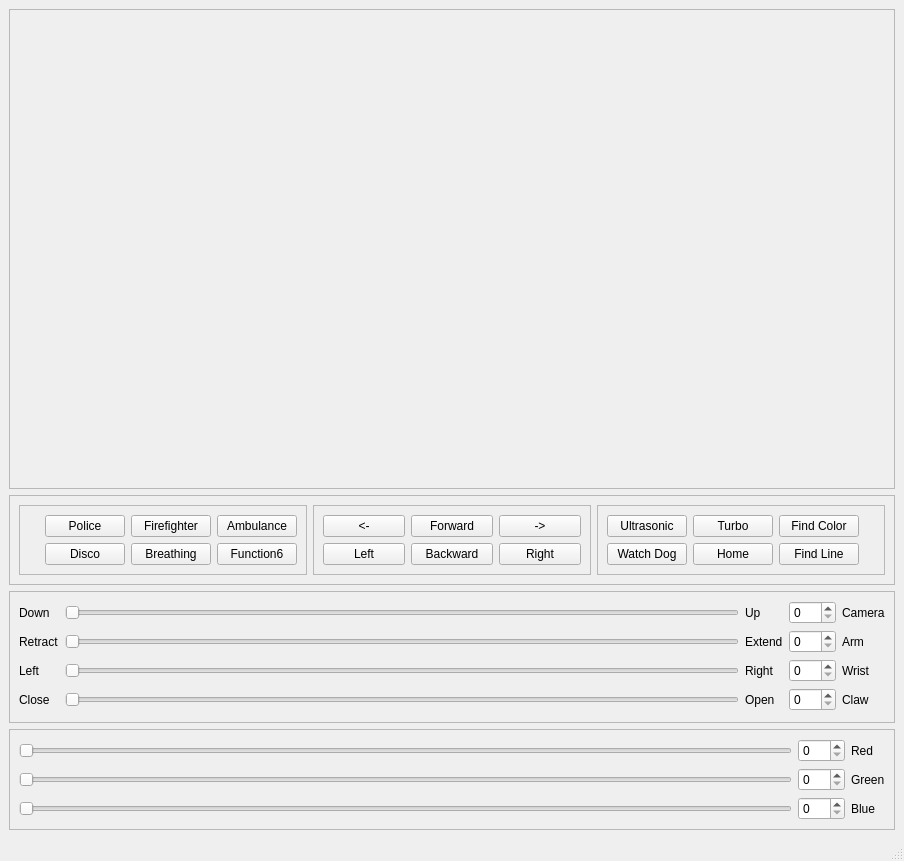
<?xml version="1.0" encoding="UTF-8"?>
<ui version="4.0">
 <class>AdeeptGUI</class>
 <widget class="QMainWindow" name="AdeeptGUI">
  <property name="geometry">
   <rect>
    <x>0</x>
    <y>0</y>
    <width>904</width>
    <height>861</height>
   </rect>
  </property>
  <property name="sizePolicy">
   <sizepolicy hsizetype="MinimumExpanding" vsizetype="MinimumExpanding">
    <horstretch>0</horstretch>
    <verstretch>0</verstretch>
   </sizepolicy>
  </property>
  <property name="windowTitle">
   <string>Adeept Robot Controller</string>
  </property>
  <widget class="QWidget" name="centralwidget">
   <property name="sizePolicy">
    <sizepolicy hsizetype="MinimumExpanding" vsizetype="MinimumExpanding">
     <horstretch>0</horstretch>
     <verstretch>0</verstretch>
    </sizepolicy>
   </property>
   <layout class="QVBoxLayout" name="verticalLayout">
    <item>
     <widget class="QFrame" name="frame_2">
      <property name="minimumSize">
       <size>
        <width>640</width>
        <height>480</height>
       </size>
      </property>
      <property name="frameShape">
       <enum>QFrame::StyledPanel</enum>
      </property>
      <property name="frameShadow">
       <enum>QFrame::Raised</enum>
      </property>
     </widget>
    </item>
    <item>
     <widget class="QFrame" name="frame_3">
      <property name="sizePolicy">
       <sizepolicy hsizetype="MinimumExpanding" vsizetype="Fixed">
        <horstretch>0</horstretch>
        <verstretch>0</verstretch>
       </sizepolicy>
      </property>
      <property name="frameShape">
       <enum>QFrame::StyledPanel</enum>
      </property>
      <property name="frameShadow">
       <enum>QFrame::Raised</enum>
      </property>
      <layout class="QHBoxLayout" name="horizontalLayout">
       <item>
        <widget class="QFrame" name="frame_5">
         <property name="sizePolicy">
          <sizepolicy hsizetype="MinimumExpanding" vsizetype="MinimumExpanding">
           <horstretch>0</horstretch>
           <verstretch>0</verstretch>
          </sizepolicy>
         </property>
         <property name="frameShape">
          <enum>QFrame::StyledPanel</enum>
         </property>
         <property name="frameShadow">
          <enum>QFrame::Raised</enum>
         </property>
         <layout class="QVBoxLayout" name="verticalLayout_2">
          <property name="leftMargin">
           <number>25</number>
          </property>
          <item>
           <layout class="QGridLayout" name="gridLayout_2">
            <item row="1" column="2">
             <widget class="QPushButton" name="pushButton_3">
              <property name="text">
               <string>Function6</string>
              </property>
             </widget>
            </item>
            <item row="1" column="1">
             <widget class="QPushButton" name="pushButton_2">
              <property name="text">
               <string>Breathing</string>
              </property>
             </widget>
            </item>
            <item row="0" column="2">
             <widget class="QPushButton" name="pushButton_6">
              <property name="text">
               <string>Ambulance</string>
              </property>
             </widget>
            </item>
            <item row="0" column="1">
             <widget class="QPushButton" name="pushButton_5">
              <property name="text">
               <string>Firefighter</string>
              </property>
             </widget>
            </item>
            <item row="0" column="0">
             <widget class="QPushButton" name="pushButton_4">
              <property name="text">
               <string>Police</string>
              </property>
             </widget>
            </item>
            <item row="1" column="0">
             <widget class="QPushButton" name="pushButton">
              <property name="text">
               <string>Disco</string>
              </property>
             </widget>
            </item>
           </layout>
          </item>
         </layout>
        </widget>
       </item>
       <item>
        <widget class="QFrame" name="frame_7">
         <property name="sizePolicy">
          <sizepolicy hsizetype="MinimumExpanding" vsizetype="MinimumExpanding">
           <horstretch>0</horstretch>
           <verstretch>0</verstretch>
          </sizepolicy>
         </property>
         <property name="frameShape">
          <enum>QFrame::StyledPanel</enum>
         </property>
         <property name="frameShadow">
          <enum>QFrame::Raised</enum>
         </property>
         <layout class="QVBoxLayout" name="verticalLayout_3">
          <item>
           <layout class="QGridLayout" name="gridLayout_5">
            <item row="0" column="0">
             <widget class="QPushButton" name="pushButton_16">
              <property name="text">
               <string>&lt;-</string>
              </property>
             </widget>
            </item>
            <item row="0" column="1">
             <widget class="QPushButton" name="pushButton_17">
              <property name="text">
               <string>Forward</string>
              </property>
             </widget>
            </item>
            <item row="0" column="2">
             <widget class="QPushButton" name="pushButton_14">
              <property name="text">
               <string>-&gt;</string>
              </property>
             </widget>
            </item>
            <item row="1" column="0">
             <widget class="QPushButton" name="pushButton_18">
              <property name="text">
               <string>Left</string>
              </property>
             </widget>
            </item>
            <item row="1" column="1">
             <widget class="QPushButton" name="pushButton_15">
              <property name="text">
               <string>Backward</string>
              </property>
             </widget>
            </item>
            <item row="1" column="2">
             <widget class="QPushButton" name="pushButton_13">
              <property name="text">
               <string>Right</string>
              </property>
             </widget>
            </item>
           </layout>
          </item>
         </layout>
        </widget>
       </item>
       <item>
        <widget class="QFrame" name="frame_6">
         <property name="sizePolicy">
          <sizepolicy hsizetype="MinimumExpanding" vsizetype="MinimumExpanding">
           <horstretch>0</horstretch>
           <verstretch>0</verstretch>
          </sizepolicy>
         </property>
         <property name="frameShape">
          <enum>QFrame::StyledPanel</enum>
         </property>
         <property name="frameShadow">
          <enum>QFrame::Raised</enum>
         </property>
         <layout class="QVBoxLayout" name="verticalLayout_4">
          <property name="rightMargin">
           <number>25</number>
          </property>
          <item>
           <layout class="QGridLayout" name="gridLayout_3">
            <item row="0" column="0">
             <widget class="QPushButton" name="pushButton_10">
              <property name="text">
               <string>Ultrasonic</string>
              </property>
             </widget>
            </item>
            <item row="0" column="1">
             <widget class="QPushButton" name="pushButton_11">
              <property name="text">
               <string>Turbo</string>
              </property>
             </widget>
            </item>
            <item row="0" column="2">
             <widget class="QPushButton" name="pushButton_8">
              <property name="text">
               <string>Find Color</string>
              </property>
             </widget>
            </item>
            <item row="1" column="0">
             <widget class="QPushButton" name="pushButton_12">
              <property name="text">
               <string>Watch Dog</string>
              </property>
             </widget>
            </item>
            <item row="1" column="1">
             <widget class="QPushButton" name="pushButton_9">
              <property name="text">
               <string>Home</string>
              </property>
             </widget>
            </item>
            <item row="1" column="2">
             <widget class="QPushButton" name="pushButton_7">
              <property name="text">
               <string>Find Line</string>
              </property>
             </widget>
            </item>
           </layout>
          </item>
         </layout>
        </widget>
       </item>
      </layout>
     </widget>
    </item>
    <item>
     <widget class="QFrame" name="frame_4">
      <property name="frameShape">
       <enum>QFrame::StyledPanel</enum>
      </property>
      <property name="frameShadow">
       <enum>QFrame::Raised</enum>
      </property>
      <layout class="QGridLayout" name="gridLayout_4">
       <item row="0" column="0">
        <widget class="QLabel" name="label_15">
         <property name="text">
          <string>Down</string>
         </property>
        </widget>
       </item>
       <item row="0" column="1">
        <widget class="QSlider" name="horizontalSlider_7">
         <property name="maximum">
          <number>255</number>
         </property>
         <property name="orientation">
          <enum>Qt::Horizontal</enum>
         </property>
        </widget>
       </item>
       <item row="0" column="2">
        <widget class="QLabel" name="label_13">
         <property name="text">
          <string>Up</string>
         </property>
        </widget>
       </item>
       <item row="0" column="3">
        <widget class="QSpinBox" name="spinBox_7">
         <property name="maximum">
          <number>255</number>
         </property>
        </widget>
       </item>
       <item row="0" column="4">
        <widget class="QLabel" name="label_14">
         <property name="text">
          <string>Camera</string>
         </property>
        </widget>
       </item>
       <item row="1" column="0">
        <widget class="QLabel" name="label_16">
         <property name="text">
          <string>Retract</string>
         </property>
        </widget>
       </item>
       <item row="1" column="1">
        <widget class="QSlider" name="horizontalSlider_8">
         <property name="maximum">
          <number>255</number>
         </property>
         <property name="orientation">
          <enum>Qt::Horizontal</enum>
         </property>
        </widget>
       </item>
       <item row="1" column="2">
        <widget class="QLabel" name="label_17">
         <property name="text">
          <string>Extend</string>
         </property>
        </widget>
       </item>
       <item row="1" column="3">
        <widget class="QSpinBox" name="spinBox_8">
         <property name="maximum">
          <number>255</number>
         </property>
        </widget>
       </item>
       <item row="1" column="4">
        <widget class="QLabel" name="label_18">
         <property name="text">
          <string>Arm</string>
         </property>
        </widget>
       </item>
       <item row="2" column="0">
        <widget class="QLabel" name="label_19">
         <property name="text">
          <string>Left</string>
         </property>
        </widget>
       </item>
       <item row="2" column="1">
        <widget class="QSlider" name="horizontalSlider_9">
         <property name="maximum">
          <number>255</number>
         </property>
         <property name="orientation">
          <enum>Qt::Horizontal</enum>
         </property>
        </widget>
       </item>
       <item row="2" column="2">
        <widget class="QLabel" name="label_20">
         <property name="text">
          <string>Right</string>
         </property>
        </widget>
       </item>
       <item row="2" column="3">
        <widget class="QSpinBox" name="spinBox_9">
         <property name="maximum">
          <number>255</number>
         </property>
        </widget>
       </item>
       <item row="2" column="4">
        <widget class="QLabel" name="label_21">
         <property name="text">
          <string>Wrist</string>
         </property>
        </widget>
       </item>
       <item row="3" column="0">
        <widget class="QLabel" name="label_23">
         <property name="text">
          <string>Close</string>
         </property>
        </widget>
       </item>
       <item row="3" column="1">
        <widget class="QSlider" name="horizontalSlider_10">
         <property name="maximum">
          <number>255</number>
         </property>
         <property name="orientation">
          <enum>Qt::Horizontal</enum>
         </property>
        </widget>
       </item>
       <item row="3" column="2">
        <widget class="QLabel" name="label_22">
         <property name="text">
          <string>Open</string>
         </property>
        </widget>
       </item>
       <item row="3" column="3">
        <widget class="QSpinBox" name="spinBox_10">
         <property name="maximum">
          <number>255</number>
         </property>
        </widget>
       </item>
       <item row="3" column="4">
        <widget class="QLabel" name="label_24">
         <property name="text">
          <string>Claw</string>
         </property>
        </widget>
       </item>
      </layout>
     </widget>
    </item>
    <item>
     <widget class="QFrame" name="frame">
      <property name="sizePolicy">
       <sizepolicy hsizetype="MinimumExpanding" vsizetype="Fixed">
        <horstretch>0</horstretch>
        <verstretch>0</verstretch>
       </sizepolicy>
      </property>
      <property name="frameShape">
       <enum>QFrame::StyledPanel</enum>
      </property>
      <property name="frameShadow">
       <enum>QFrame::Raised</enum>
      </property>
      <layout class="QGridLayout" name="gridLayout">
       <item row="0" column="1">
        <widget class="QSpinBox" name="spinBox">
         <property name="maximum">
          <number>255</number>
         </property>
        </widget>
       </item>
       <item row="0" column="2">
        <widget class="QLabel" name="label_2">
         <property name="text">
          <string>Red</string>
         </property>
        </widget>
       </item>
       <item row="1" column="1">
        <widget class="QSpinBox" name="spinBox_2">
         <property name="maximum">
          <number>255</number>
         </property>
        </widget>
       </item>
       <item row="2" column="2">
        <widget class="QLabel" name="label">
         <property name="text">
          <string>Blue</string>
         </property>
        </widget>
       </item>
       <item row="0" column="0">
        <widget class="QSlider" name="horizontalSlider">
         <property name="maximum">
          <number>255</number>
         </property>
         <property name="orientation">
          <enum>Qt::Horizontal</enum>
         </property>
        </widget>
       </item>
       <item row="1" column="0">
        <widget class="QSlider" name="horizontalSlider_2">
         <property name="maximum">
          <number>255</number>
         </property>
         <property name="orientation">
          <enum>Qt::Horizontal</enum>
         </property>
        </widget>
       </item>
       <item row="1" column="2">
        <widget class="QLabel" name="label_4">
         <property name="text">
          <string>Green</string>
         </property>
        </widget>
       </item>
       <item row="2" column="0">
        <widget class="QSlider" name="horizontalSlider_4">
         <property name="maximum">
          <number>255</number>
         </property>
         <property name="orientation">
          <enum>Qt::Horizontal</enum>
         </property>
        </widget>
       </item>
       <item row="2" column="1">
        <widget class="QSpinBox" name="spinBox_4">
         <property name="maximum">
          <number>255</number>
         </property>
        </widget>
       </item>
      </layout>
     </widget>
    </item>
   </layout>
  </widget>
  <widget class="QStatusBar" name="statusBar"/>
 </widget>
 <resources/>
 <connections>
  <connection>
   <sender>spinBox</sender>
   <signal>valueChanged(int)</signal>
   <receiver>horizontalSlider</receiver>
   <slot>setValue(int)</slot>
   <hints>
    <hint type="sourcelabel">
     <x>544</x>
     <y>595</y>
    </hint>
    <hint type="destinationlabel">
     <x>272</x>
     <y>595</y>
    </hint>
   </hints>
  </connection>
  <connection>
   <sender>horizontalSlider</sender>
   <signal>valueChanged(int)</signal>
   <receiver>spinBox</receiver>
   <slot>setValue(int)</slot>
   <hints>
    <hint type="sourcelabel">
     <x>272</x>
     <y>595</y>
    </hint>
    <hint type="destinationlabel">
     <x>544</x>
     <y>595</y>
    </hint>
   </hints>
  </connection>
  <connection>
   <sender>horizontalSlider_4</sender>
   <signal>valueChanged(int)</signal>
   <receiver>spinBox_4</receiver>
   <slot>setValue(int)</slot>
   <hints>
    <hint type="sourcelabel">
     <x>805</x>
     <y>467</y>
    </hint>
    <hint type="destinationlabel">
     <x>544</x>
     <y>564</y>
    </hint>
   </hints>
  </connection>
  <connection>
   <sender>spinBox_4</sender>
   <signal>valueChanged(int)</signal>
   <receiver>horizontalSlider_4</receiver>
   <slot>setValue(int)</slot>
   <hints>
    <hint type="sourcelabel">
     <x>544</x>
     <y>564</y>
    </hint>
    <hint type="destinationlabel">
     <x>805</x>
     <y>467</y>
    </hint>
   </hints>
  </connection>
  <connection>
   <sender>horizontalSlider_2</sender>
   <signal>valueChanged(int)</signal>
   <receiver>spinBox_2</receiver>
   <slot>setValue(int)</slot>
   <hints>
    <hint type="sourcelabel">
     <x>272</x>
     <y>533</y>
    </hint>
    <hint type="destinationlabel">
     <x>544</x>
     <y>533</y>
    </hint>
   </hints>
  </connection>
  <connection>
   <sender>spinBox_2</sender>
   <signal>valueChanged(int)</signal>
   <receiver>horizontalSlider_2</receiver>
   <slot>setValue(int)</slot>
   <hints>
    <hint type="sourcelabel">
     <x>544</x>
     <y>533</y>
    </hint>
    <hint type="destinationlabel">
     <x>272</x>
     <y>533</y>
    </hint>
   </hints>
  </connection>
 </connections>
</ui>
